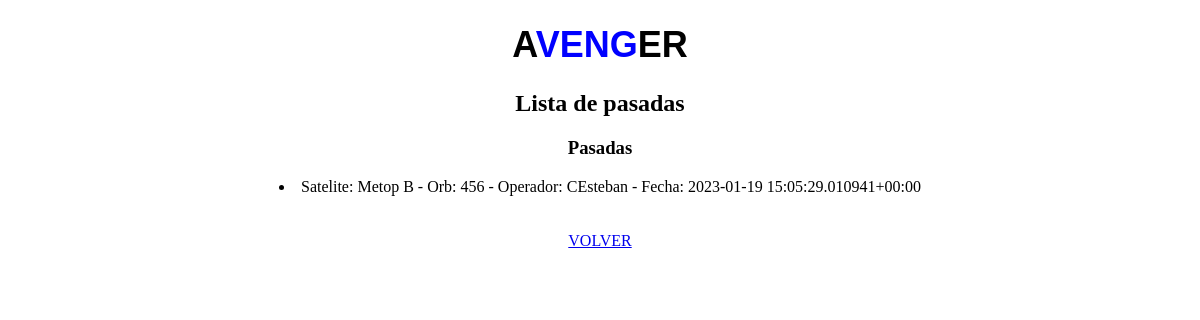
Page /historial/ (signed in) on the earlier database version.
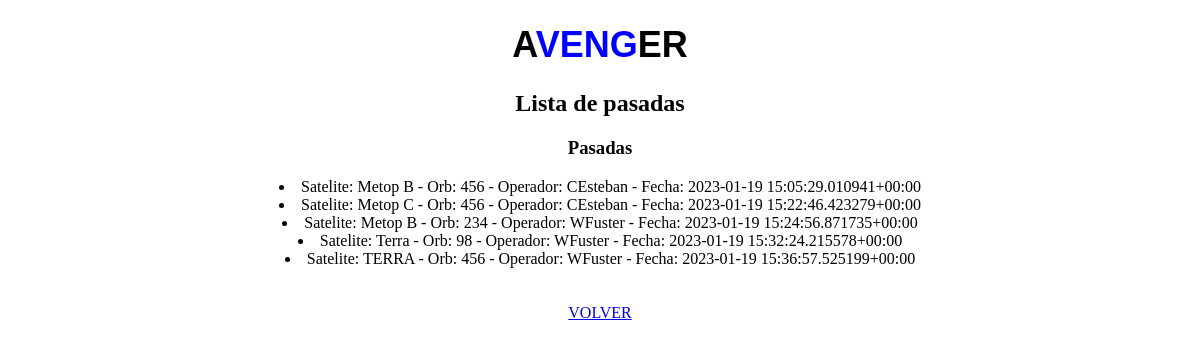
Same page on the later database version.
### appchecklists/models.py (models this page shows)
class Checklist(models.Model):
    id = models.AutoField(primary_key=True)
    fecha = models.DateTimeField(auto_now_add=True)
    satelite = models.CharField(max_length=50)
    orbita = models.IntegerField()
    operador=models.CharField(max_length=50, default=False)
    incidente = models.IntegerField(blank=True, null=True)
    comentario = models.TextField(max_length=250)
    exitoso = models.BooleanField(blank=True, null=True)
    a01ckb = models.BooleanField(blank=True, null=True)
    a02ckb = models.BooleanField(blank=True, null=True)
    a03ckb = models.BooleanField(blank=True, null=True)
    a04ckb = models.BooleanField(blank=True, null=True)
    a05ckb = models.BooleanField(blank=True, null=True)
    a06ckb = models.BooleanField(blank=True, null=True)
    a07ckb = models.BooleanField(blank=True, null=True)
    a08ckb = models.BooleanField(blank=True, null=True)
    a09ckb = models.BooleanField(blank=True, null=True)
    a10ckb = models.BooleanField(blank=True, null=True)
    a11ckb = models.BooleanField(blank=True, null=True)
    a12ckb = models.BooleanField(blank=True, null=True)
    a13ckb = models.BooleanField(blank=True, null=True)
    a14ckb = models.BooleanField(blank=True, null=True)
    a15ckb = models.BooleanField(blank=True, null=True)
    a16ckb = models.BooleanField(blank=True, null=True)
    a17ckb = models.BooleanField(blank=True, null=True)
    a18ckb = models.BooleanField(blank=True, null=True)
    a19ckb = models.BooleanField(blank=True, null=True)
    a20ckb = models.BooleanField(blank=True, null=True)
    a21ckb = models.BooleanField(blank=True, null=True)
    a22ckb = models.BooleanField(blank=True, null=True)
    a23ckb = models.BooleanField(blank=True, null=True)
    a24ckb = models.BooleanField(blank=True, null=True)
    a25ckb = models.BooleanField(blank=True, null=True)
    a26ckb = models.BooleanField(blank=True, null=True)
    def __str__(self):
        fila = f"Satelite: {self.satelite} - Orb: {self.orbita} - Operador: {self.operador} - Fecha: {self.fecha}"
        return fila

### appchecklists/views.py (the view)
# urls.py: path('historial/', vista_historial, name="historial"),
@login_required
def vista_historial(request):
    pasadas = Checklist.objects.all()
    contexto = {"pasadas": pasadas}
    return render(request, "historial.html", contexto)

### appchecklists/templates/historial.html (shortened to what this page needs)
{% extends 'base.html' %}
{% load static %}
{% block titulo %} Lista de pasadas {% endblock %}
{% block subtitulo %} Pasadas {% endblock %}
{% block Contenido%}
{% if pasadas %}
   {% for pasada in pasadas %}
    <li>
      {{pasada}}
    </li>
    {% endfor %}
{% else %}
<p> No hay pasadas en la base de datos </p>
{% endif %}
<br>
<br>
<a class="volver" href="{% url 'AVENGER-inicio' %}">VOLVER</a>
{% endblock %}

Differences in the rows shown:
added Checklist: satelite+orbita+operador "Satelite: Metop C - Orb: 456 - Operador: CEsteban - Fecha: 2023-01-19 15:22:46.423279+00:00"
added Checklist: satelite+orbita+operador "Satelite: Metop B - Orb: 234 - Operador: WFuster - Fecha: 2023-01-19 15:24:56.871735+00:00"
added Checklist: satelite+orbita+operador "Satelite: Terra - Orb: 98 - Operador: WFuster - Fecha: 2023-01-19 15:32:24.215578+00:00"
added Checklist: satelite+orbita+operador "Satelite: TERRA - Orb: 456 - Operador: WFuster - Fecha: 2023-01-19 15:36:57.525199+00:00"
